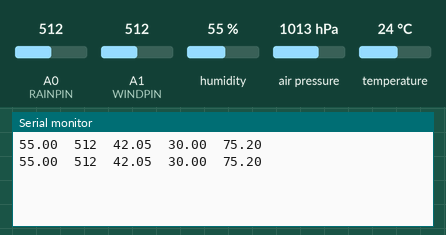
Bench run of a sketch on a simulated Arduino Uno, built with avr-gcc and run on an emulated ATmega328P. Shown: the last lines printed to the serial monitor. The test bench sets the inputs (shaded band); at power-on: humidity 55 %, air pressure 1013 hPa, A0 (RAINPIN) = 512, A1 (WINDPIN) = 512, temperature 24 °C.

Above: at 2.8 s.
2.9 s: humidity set to 22 %
At 5.2 s:
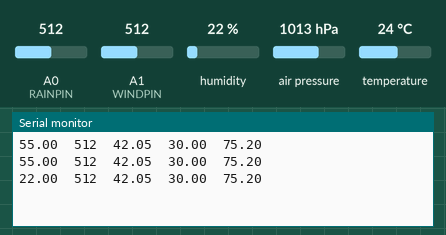
5.6 s: air pressure set to 952 hPa
At 6.9 s:
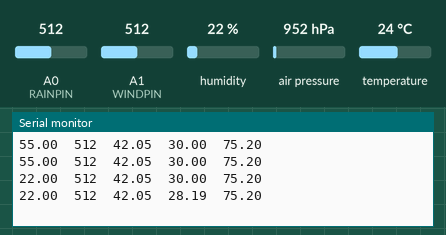
8.3 s: A0 (RAINPIN) set to 716
At 10.4 s:
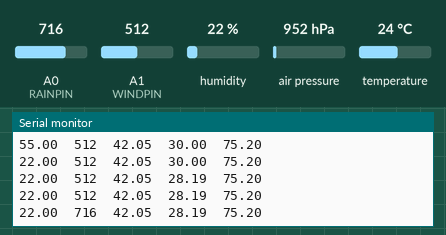
11.0 s: A1 (WINDPIN) set to 716
At 13.3 s:
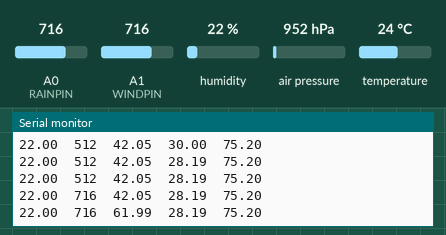
13.7 s: temperature set to 12 °C
At 15.2 s:
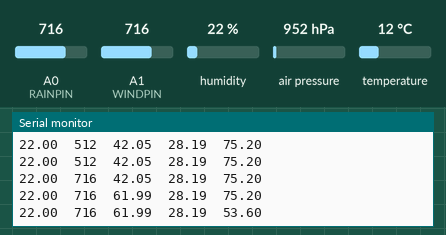
16.4 s: humidity set to 40 %
At 18.7 s:
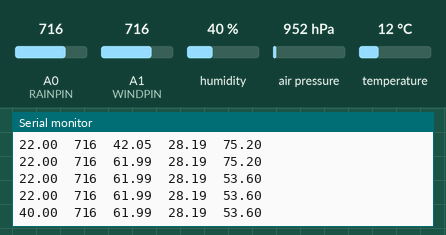
Timing chart, 0 to 20.1 s (numbered marks = the images above; inputs shaded):
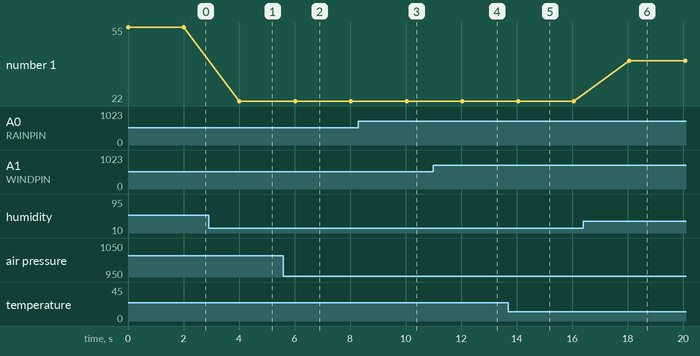

Measured:
- after the input at 2.9 s, the serial monitor: prints a new line after 1.1 s (image 1)
- after the input at 5.6 s, the serial monitor: prints a new line after 0.42 s (image 2)
- after the input at 8.3 s, the serial monitor: prints a new line after 1.7 s (image 3)
- after the input at 11.0 s, the serial monitor: prints a new line after 1.0 s (image 4)
- after the input at 13.7 s, the serial monitor: prints a new line after 0.35 s (image 5)
- after the input at 16.4 s, the serial monitor: prints a new line after 1.7 s (image 6)
- plotted number 1: 55 → 22 after the input at 2.9 s, 22 → 40 after the input at 16.4 s

The sketch:

arduino_weather_sensors.ino
```cpp
/*
 Name:		arduino_weather_sensors.ino
 Created:	6/22/2018 3:08:51 PM
 Author:	Justin B., Zach R.
*/

#define DHTPIN  2
#define RAINPIN A0
#define WINDPIN A1

void setup() {
  Serial.begin(9600);
  dht_humidity_temp_setup();
}


/*
  Prints the following to serial output

  "humidity(%)  wetness(sensor reading)  wind_speed(m/s)  pressure(Inches(Hg))  temperture(F)
*/

void loop() {
  dht_humidity_temp_run();
  Serial.print('\t');
  rain_run();
  Serial.print('\t');
  wind_run();
  Serial.print('\t');
  barometer_run();
  Serial.print('\t');
  Serial.println();
  delay(2000);
}
```

barometer.ino
```cpp
// MPL3115A2 Pressure, Altitude, and Barometer Sensor

#include <Wire.h>
#include <Adafruit_MPL3115A2.h>

// Power by connecting Vin to 3-5V, GND to GND
// Uses I2C - connect SCL to the SCL pin, SDA to SDA pin
// See the Wire tutorial for pinouts for each Arduino
// http://arduino.cc/en/reference/wire
Adafruit_MPL3115A2 baro = Adafruit_MPL3115A2();

void barometer_run() {
  if (! baro.begin()) {
    Serial.println("Couldnt find sensor");
    return;
  }

  float pascals = baro.getPressure();
  Serial.print(pascals / 3377);

  Serial.print('\t');

  float tempF = (baro.getTemperature() * 1.8 ) + 32;
  Serial.print(tempF);
}
```

dht_humidty_temp.ino
```cpp
// DHT 11 Temperature & Humidity Sensor

// Depends on the following Arduino libraries:
// - Adafruit Unified Sensor Library: https://github.com/adafruit/Adafruit_Sensor
// - DHT Sensor Library: https://github.com/adafruit/DHT-sensor-library

#include <Adafruit_Sensor.h>
#include <DHT.h>
#include <DHT_U.h>

#define DHTTYPE DHT11

// enable DHT11 sensor from the set pin
DHT_Unified dht(DHTPIN, DHTTYPE);

void dht_humidity_temp_setup() {
  // Initialize device.
  dht.begin();
}

void dht_humidity_temp_run() {
  sensors_event_t event;
  // Get humidity event and print its value.
  dht.humidity().getEvent(&event);
  if (isnan(event.relative_humidity)) {
    Serial.println("Error reading humidity!");
  }
  else {
    Serial.print(event.relative_humidity);
  }
}
```

rain.ino
```cpp
// Sunfounder Raindrop sensor

// lowest and highest sensor readings
const int SENSOR_MIN = 0;
const int SENSOR_MAX = 1024;

void rain_run() {
  int sensor_reading = analogRead(RAINPIN);
  Serial.print(sensor_reading);
}
```

wind.ino
```cpp
// Adafruit Wind Anemometer

// Setup Variables
int sensor_value = 0; //Variable stores the value direct from the analog pin
float sensor_voltage = 0; //Variable that stores the voltage (in Volts) from the anemometer being sent to the analog pin
float wind_speed = 0; // Wind speed in meters per second (m/s)

// Anemometer Technical Variables
const float VOLTAGE_MIN = .4; // Mininum output voltage from anemometer in mV.
const float VOLTAGE_MAX = 2.0; // Maximum output voltage from anemometer in mV.
const float WIND_SPEED_MAX = 32; // Wind speed in meters/sec corresponding to maximum voltage

// A map function that returns a float value
float map_float(float x, float in_min, float in_max, float out_min, float out_max) {
  return (x - in_min) * (out_max - out_min) / (in_max - in_min) + out_min;
}

void wind_run() {
  // Get a value between 0 and 1023 from the analog pin connected to the anemometer
  sensor_value = analogRead(WINDPIN);
  // Maps anemometer voltages between 0 and 5 depending on sensor value
  sensor_voltage = map_float(sensor_value, 0, 1023, 0, 5);

  //Convert voltage value to wind speed using range of max and min voltages and wind speed for the anemometer
  if (sensor_voltage <= VOLTAGE_MIN) {
    wind_speed = 0; // If voltage is below minimum value set wind speed to zero.
  } else {
    wind_speed = (sensor_voltage - VOLTAGE_MIN) * WIND_SPEED_MAX / (VOLTAGE_MAX - VOLTAGE_MIN); //For voltages above minimum value, use the linear relationship to calculate wind speed.
  }

  Serial.print(wind_speed);
}
```
